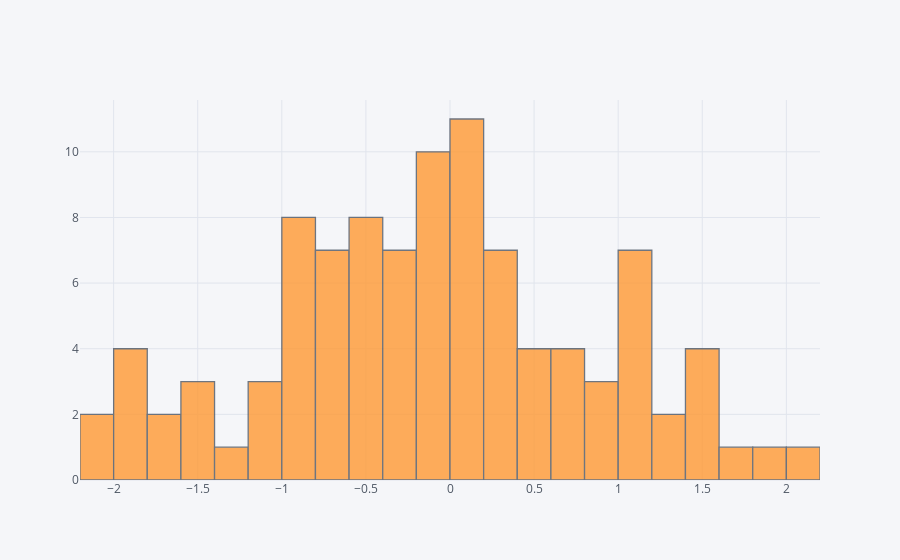

The notebook cell this image was saved under:
### Markdown cell above
## Histograms

### Code cell
df['A'].iplot(kind='hist', bins=30)

### Figure 1 — Plotly figure (JSON) as saved in the notebook; plotly's stock layout.template omitted (floating-point values rounded to 4 significant figures)
{"data": [{"histfunc": "count", "histnorm": "", "marker": {"color": "rgba(255, 153, 51, 1.0)", "line": {"color": "#4D5663", "width": 1.3}}, "name": "A", "nbinsx": 30, "opacity": 0.8, "orientation": "v", "type": "histogram", "uid": "e833b09e-caf9-4c25-a17b-ef208208e4b3", "x": [-1.514, 0.07373, 0.4089, 0.1015, 1.101, 1.384, -0.4898, -0.543, 0.5527, -1.775, -2.109, -0.8342, -1.977, 2.013, -0.1108, -1.801, -0.5943, -1.703, -0.7986, -1.073, 1.041, -0.9859, -1.468, -0.2975, -0.01571, 0.885, -0.6792, 0.2593, -0.8133, -0.1129, 0.7506, -1.586, 0.7722, 0.7756, -0.7927, -0.1844, -1.946, 0.7408, -0.803, -0.4335, -0.03871, -0.8456, -2.169, -0.6552, 1.139, 1.292, -1.024, 1.453, -0.3604, -1.831, 0.4002, -0.8777, -0.6497, -1.108, 1.022, 0.3271, -0.298, -0.9216, 1.741, 0.1994, -0.7726, -0.1107, -0.003686, 0.5392, 0.1244, 0.06192, -0.2971, 0.1845, 1.96, 0.8627, 0.3438, -0.4106, -0.4962, 0.982, -0.3355, -0.499, 0.0713, -1.36, 0.2607, -0.04126, 1.441, 0.3902, -0.5013, 0.07836, -0.005251, 0.08077, 0.3008, -0.1261, -0.3628, 1.052, 0.3764, 1.023, -0.7876, -0.2708, 1.573, 0.08371, 0.176, -0.8455, 1.125, 1.588]}], "layout": {"barmode": "overlay", "legend": {"bgcolor": "#F5F6F9", "font": {"color": "#4D5663"}}, "paper_bgcolor": "#F5F6F9", "plot_bgcolor": "#F5F6F9", "title": {"font": {"color": "#4D5663"}}, "xaxis": {"gridcolor": "#E1E5ED", "showgrid": true, "tickfont": {"color": "#4D5663"}, "title": {"font": {"color": "#4D5663"}, "text": ""}, "zerolinecolor": "#E1E5ED"}, "yaxis": {"gridcolor": "#E1E5ED", "showgrid": true, "tickfont": {"color": "#4D5663"}, "title": {"font": {"color": "#4D5663"}, "text": ""}, "zerolinecolor": "#E1E5ED"}}}
